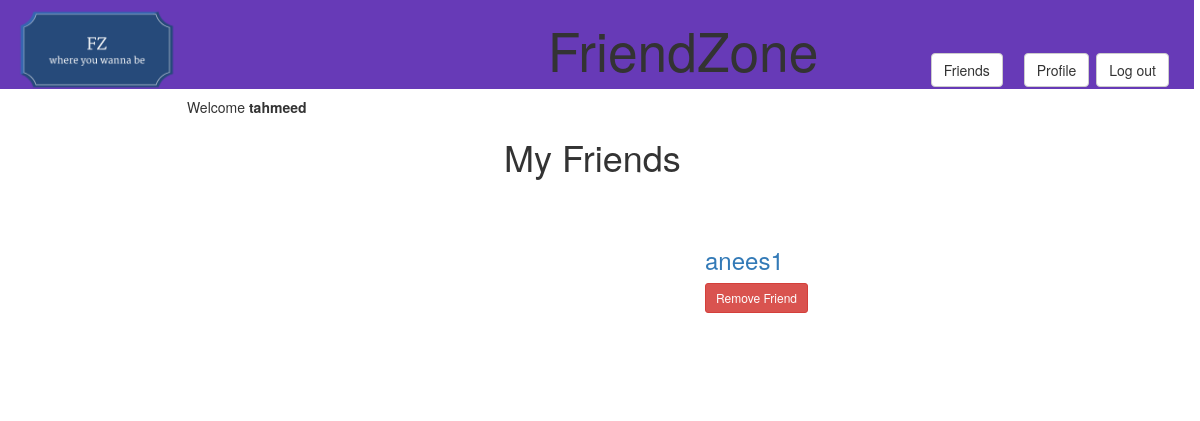
The page /friends/1 (signed in) on the database as committed earlier.
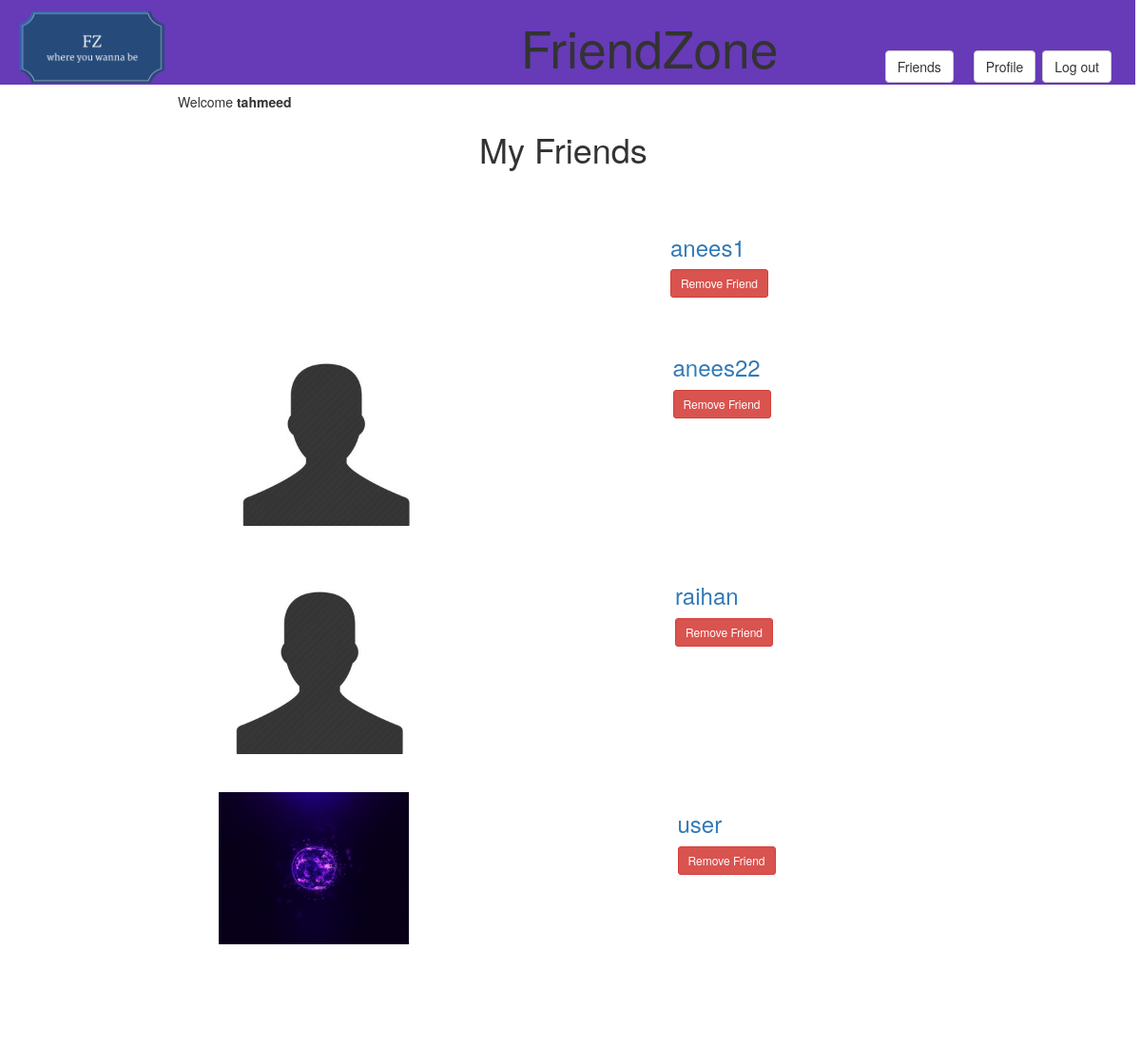
The same page on the database as committed later.
### FriendZoneApp/models.py (models this page shows)
class UserProfileModel(models.Model):
    user = models.OneToOneField(User, on_delete=models.CASCADE)
    first_name = models.CharField(max_length = 254)
    last_name = models.CharField(max_length = 254)
    gender = models.CharField(max_length = 1, choices = (('M', 'Male'), ('F', 'Female')), blank = True)
    age = models.PositiveIntegerField(blank = True, null = True)
    image = models.ImageField(default = 'default.jpg', upload_to='media/profile_images', blank = True)
    dob = models.DateField(blank = True, null = True)
    email = models.EmailField(blank = True, unique = True)
    hobby = models.ManyToManyField(Hobby, blank = True)
    friend = models.ManyToManyField('self', blank = True)
    profileBio = models.CharField(max_length=254, blank = True)
    def __str__(self):
        return self.user.username
    class Meta:
        verbose_name = 'Profile'
        verbose_name_plural = 'Profiles'

### FriendZoneApp/views.py (the view)
# urls.py: path('friends/<int:userProfileID>', views.listFriends, name='listFriends')
@login_required
def listFriends(request, userProfileID):
    user = request.user
    userProfile = UserProfileModel.objects.get(user = user) # acquring logged in user's user profile
    userFriends = userProfile.friend # acquring logged in users friends
    context = {
        'loggedInUser' : user,
        'userProfile' : userProfile,
        'userFriends' : userFriends
    } # contect to display user and theri friends
    return render(request, 'FriendZoneApp/friends.html', context)

### FriendZoneApp/templates/FriendZoneApp/friends.html (shortened to what this page needs)
{% extends "FriendZoneApp/header.html" %}
{% block content %}
{% load staticfiles %}
<link rel="stylesheet" type="text/css" href="{% static 'friends.css' %}"/>
<link href="http://maxcdn.bootstrapcdn.com/bootstrap/3.3.0/css/bootstrap.min.css" rel="stylesheet" id="bootstrap-css">
    <div class="container">
        <center>
        <h1 class="my-4">My Friends
        </h1>
        </center>
        {% for friends in userFriends.all %}
            <div class="row">
                <div class="col-md-7">
                <center>
                <br>
                <br>
                    <img class="img-fluid rounded mb-3 mb-md-0" src="{{ friends.image.url }}" alt="" width = "200">
                </center>
            </div>
            <div class="col-md-1">
                <br></br><h3><a href="/profile/{{ friends.id }}"> {{ friends }}</a></h3>
                <a class="btn btn-danger btn-sm" href= "/removeFriend/{{ userProfile.id }}/{{ friends.id }}">Remove Friend</a>
            </div>
        {% endfor %}
    </div>
    <br><br><br><br>
    </div>
{% endblock %}

Rows that differ between the two databases and show on the page:
now on this page (row unchanged): UserProfileModel: image (placeholder picture), user.username "anees22"
now on this page (row unchanged): UserProfileModel: image (placeholder picture), user.username "raihan"
added UserProfileModel: image (picture), user.username "user"
